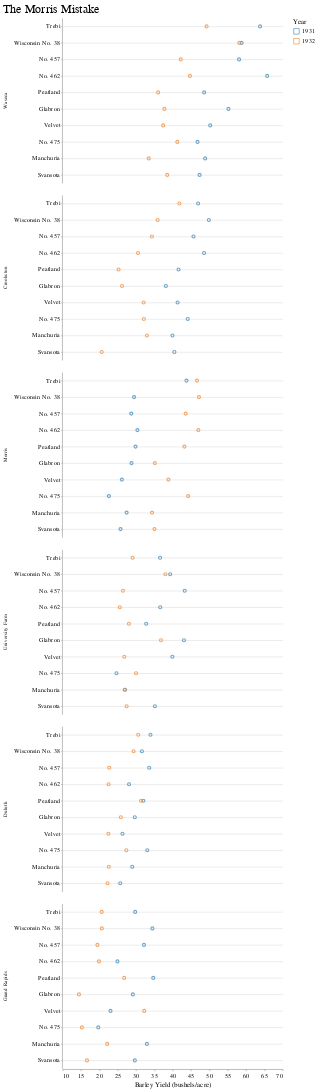

The notebook cell this image was saved under:
### Code cell
source = data.barley()

alt.Chart(source, title="The Morris Mistake").mark_point().encode(
    alt.X(
        'yield:Q',
        title="Barley Yield (bushels/acre)",
        scale=alt.Scale(zero=False),
        axis=alt.Axis(grid=False)
    ),
    alt.Y(
        'variety:N',
        title="",
        sort=alt.EncodingSortField(field='yield', op='sum', order='descending'),
        scale=alt.Scale(rangeStep=20),
        axis=alt.Axis(grid=True)
    ),
    color=alt.Color('year:N', legend=alt.Legend(title="Year")),
    row=alt.Row(
        'site:N',
        title="",
        sort=alt.EncodingSortField(field='yield', op='sum', order='descending'),
    )
).configure_view(stroke="transparent", width=400, height=300)

### Figure 1 — Vega-Lite specification as saved in the notebook (floating-point values rounded to 4 significant figures)
{"$schema": "https://vega.github.io/schema/vega-lite/v2.6.0.json", "config": {"arc": {"fill": "#82c6df"}, "area": {"fill": "#82c6df"}, "axis": {"labelFont": "Benton Gothic, sans", "labelFontSize": 11.5, "labelFontWeight": "normal", "titleFont": "Benton Gothic Bold, sans", "titleFontSize": 13, "titleFontWeight": "normal"}, "axisX": {"labelAngle": 0, "labelPadding": 4, "tickSize": 3}, "axisY": {"labelBaseline": "middle", "maxExtent": 45, "minExtent": 45, "tickSize": 2, "titleAlign": "left", "titleAngle": 0, "titleX": -45, "titleY": -11}, "background": "#ffffff", "bar": {"fill": "#82c6df"}, "legend": {"labelFont": "Benton Gothic, sans", "labelFontSize": 11.5, "symbolType": "square", "titleFont": "Benton Gothic Bold, sans", "titleFontSize": 13, "titleFontWeight": "normal"}, "line": {"stroke": "#82c6df", "strokeWidth": 3}, "path": {"stroke": "#82c6df"}, "range": {"category": ["#3580b1", "#ec8431", "#ab7fb4", "#c89d29", "#adc839", "#829eb1"], "diverging": ["#e68a4f", "#f4bb6a", "#f9e39c", "#dadfe2", "#a6b7c6", "#849eae"], "heatmap": ["#fbf2c7", "#f9e39c", "#f8d36e", "#f4bb6a", "#e68a4f", "#d15a40", "#ab4232"], "ordinal": ["#fbf2c7", "#f9e39c", "#f8d36e", "#f4bb6a", "#e68a4f", "#d15a40", "#ab4232"], "ramp": ["#fbf2c7", "#f9e39c", "#f8d36e", "#f4bb6a", "#e68a4f", "#d15a40", "#ab4232"]}, "rect": {"fill": "#82c6df"}, "shape": {"stroke": "#82c6df"}, "symbol": {"fill": "#82c6df", "size": 30}, "title": {"anchor": "start", "font": "Benton Gothic Bold, sans", "fontColor": "#000000", "fontSize": 22, "fontWeight": ["normal"]}, "view": {"height": 300, "stroke": "transparent", "width": 400}}, "data": {"name": "data-093ece8c35bb2d41094cfb6138ec810b"}, "datasets": {"data-093ece8c35bb2d41094cfb6138ec810b": [{"site": "University Farm", "variety": "Manchuria", "year": 1931, "yield": 27}, {"site": "Waseca", "variety": "Manchuria", "year": 1931, "yield": 48.87}, {"site": "Morris", "variety": "Manchuria", "year": 1931, "yield": 27.43}, {"site": "Crookston", "variety": "Manchuria", "year": 1931, "yield": 39.93}, {"site": "Grand Rapids", "variety": "Manchuria", "year": 1931, "yield": 32.97}, {"site": "Duluth", "variety": "Manchuria", "year": 1931, "yield": 28.97}, {"site": "University Farm", "variety": "Glabron", "year": 1931, "yield": 43.07}, {"site": "Waseca", "variety": "Glabron", "year": 1931, "yield": 55.2}, {"site": "Morris", "variety": "Glabron", "year": 1931, "yield": 28.77}, {"site": "Crookston", "variety": "Glabron", "year": 1931, "yield": 38.13}, {"site": "Grand Rapids", "variety": "Glabron", "year": 1931, "yield": 29.13}, {"site": "Duluth", "variety": "Glabron", "year": 1931, "yield": 29.67}, {"site": "University Farm", "variety": "Svansota", "year": 1931, "yield": 35.13}, {"site": "Waseca", "variety": "Svansota", "year": 1931, "yield": 47.33}, {"site": "Morris", "variety": "Svansota", "year": 1931, "yield": 25.77}, {"site": "Crookston", "variety": "Svansota", "year": 1931, "yield": 40.47}, {"site": "Grand Rapids", "variety": "Svansota", "year": 1931, "yield": 29.67}, {"site": "Duluth", "variety": "Svansota", "year": 1931, "yield": 25.7}, {"site": "University Farm", "variety": "Velvet", "year": 1931, "yield": 39.9}, {"site": "Waseca", "variety": "Velvet", "year": 1931, "yield": 50.23}, {"site": "Morris", "variety": "Velvet", "year": 1931, "yield": 26.13}, {"site": "Crookston", "variety": "Velvet", "year": 1931, "yield": 41.33}, {"site": "Grand Rapids", "variety": "Velvet", "year": 1931, "yield": 23.03}, {"site": "Duluth", "variety": "Velvet", "year": 1931, "yield": 26.3}, {"site": "University Farm", "variety": "Trebi", "year": 1931, "yield": 36.57}, {"site": "Waseca", "variety": "Trebi", "year": 1931, "yield": 63.83}, {"site": "Morris", "variety": "Trebi", "year": 1931, "yield": 43.77}, {"site": "Crookston", "variety": "Trebi", "year": 1931, "yield": 46.93}, {"site": "Grand Rapids", "variety": "Trebi", "year": 1931, "yield": 29.77}, {"site": "Duluth", "variety": "Trebi", "year": 1931, "yield": 33.93}, {"site": "University Farm", "variety": "No. 457", "year": 1931, "yield": 43.27}, {"site": "Waseca", "variety": "No. 457", "year": 1931, "yield": 58.1}, {"site": "Morris", "variety": "No. 457", "year": 1931, "yield": 28.7}, {"site": "Crookston", "variety": "No. 457", "year": 1931, "yield": 45.67}, {"site": "Grand Rapids", "variety": "No. 457", "year": 1931, "yield": 32.17}, {"site": "Duluth", "variety": "No. 457", "year": 1931, "yield": 33.6}, {"site": "University Farm", "variety": "No. 462", "year": 1931, "yield": 36.6}, {"site": "Waseca", "variety": "No. 462", "year": 1931, "yield": 65.77}, {"site": "Morris", "variety": "No. 462", "year": 1931, "yield": 30.37}, {"site": "Crookston", "variety": "No. 462", "year": 1931, "yield": 48.57}, {"site": "Grand Rapids", "variety": "No. 462", "year": 1931, "yield": 24.93}, {"site": "Duluth", "variety": "No. 462", "year": 1931, "yield": 28.1}, {"site": "University Farm", "variety": "Peatland", "year": 1931, "yield": 32.77}, {"site": "Waseca", "variety": "Peatland", "year": 1931, "yield": 48.57}, {"site": "Morris", "variety": "Peatland", "year": 1931, "yield": 29.87}, {"site": "Crookston", "variety": "Peatland", "year": 1931, "yield": 41.6}, {"site": "Grand Rapids", "variety": "Peatland", "year": 1931, "yield": 34.7}, {"site": "Duluth", "variety": "Peatland", "year": 1931, "yield": 32}, {"site": "University Farm", "variety": "No. 475", "year": 1931, "yield": 24.67}, {"site": "Waseca", "variety": "No. 475", "year": 1931, "yield": 46.77}, {"site": "Morris", "variety": "No. 475", "year": 1931, "yield": 22.6}, {"site": "Crookston", "variety": "No. 475", "year": 1931, "yield": 44.1}, {"site": "Grand Rapids", "variety": "No. 475", "year": 1931, "yield": 19.7}, {"site": "Duluth", "variety": "No. 475", "year": 1931, "yield": 33.07}, {"site": "University Farm", "variety": "Wisconsin No. 38", "year": 1931, "yield": 39.3}, {"site": "Waseca", "variety": "Wisconsin No. 38", "year": 1931, "yield": 58.8}, {"site": "Morris", "variety": "Wisconsin No. 38", "year": 1931, "yield": 29.47}, {"site": "Crookston", "variety": "Wisconsin No. 38", "year": 1931, "yield": 49.87}, {"site": "Grand Rapids", "variety": "Wisconsin No. 38", "year": 1931, "yield": 34.47}, {"site": "Duluth", "variety": "Wisconsin No. 38", "year": 1931, "yield": 31.6}, {"site": "University Farm", "variety": "Manchuria", "year": 1932, "yield": 26.9}, {"site": "Waseca", "variety": "Manchuria", "year": 1932, "yield": 33.47}, {"site": "Morris", "variety": "Manchuria", "year": 1932, "yield": 34.37}, {"site": "Crookston", "variety": "Manchuria", "year": 1932, "yield": 32.97}, {"site": "Grand Rapids", "variety": "Manchuria", "year": 1932, "yield": 22.13}, {"site": "Duluth", "variety": "Manchuria", "year": 1932, "yield": 22.57}, {"site": "University Farm", "variety": "Glabron", "year": 1932, "yield": 36.8}, {"site": "Waseca", "variety": "Glabron", "year": 1932, "yield": 37.73}, {"site": "Morris", "variety": "Glabron", "year": 1932, "yield": 35.13}, {"site": "Crookston", "variety": "Glabron", "year": 1932, "yield": 26.17}, {"site": "Grand Rapids", "variety": "Glabron", "year": 1932, "yield": 14.43}, {"site": "Duluth", "variety": "Glabron", "year": 1932, "yield": 25.87}, {"site": "University Farm", "variety": "Svansota", "year": 1932, "yield": 27.43}, {"site": "Waseca", "variety": "Svansota", "year": 1932, "yield": 38.5}, {"site": "Morris", "variety": "Svansota", "year": 1932, "yield": 35.03}, {"site": "Crookston", "variety": "Svansota", "year": 1932, "yield": 20.63}, {"site": "Grand Rapids", "variety": "Svansota", "year": 1932, "yield": 16.63}, {"site": "Duluth", "variety": "Svansota", "year": 1932, "yield": 22.23}, {"site": "University Farm", "variety": "Velvet", "year": 1932, "yield": 26.8}, {"site": "Waseca", "variety": "Velvet", "year": 1932, "yield": 37.4}, {"site": "Morris", "variety": "Velvet", "year": 1932, "yield": 38.83}, {"site": "Crookston", "variety": "Velvet", "year": 1932, "yield": 32.07}, {"site": "Grand Rapids", "variety": "Velvet", "year": 1932, "yield": 32.23}, {"site": "Duluth", "variety": "Velvet", "year": 1932, "yield": 22.47}, {"site": "University Farm", "variety": "Trebi", "year": 1932, "yield": 29.07}, {"site": "Waseca", "variety": "Trebi", "year": 1932, "yield": 49.23}, {"site": "Morris", "variety": "Trebi", "year": 1932, "yield": 46.63}, {"site": "Crookston", "variety": "Trebi", "year": 1932, "yield": 41.83}, {"site": "Grand Rapids", "variety": "Trebi", "year": 1932, "yield": 20.63}, {"site": "Duluth", "variety": "Trebi", "year": 1932, "yield": 30.6}, {"site": "University Farm", "variety": "No. 457", "year": 1932, "yield": 26.43}, {"site": "Waseca", "variety": "No. 457", "year": 1932, "yield": 42.2}, {"site": "Morris", "variety": "No. 457", "year": 1932, "yield": 43.53}, {"site": "Crookston", "variety": "No. 457", "year": 1932, "yield": 34.33}, {"site": "Grand Rapids", "variety": "No. 457", "year": 1932, "yield": 19.47}, {"site": "Duluth", "variety": "No. 457", "year": 1932, "yield": 22.7}, {"site": "University Farm", "variety": "No. 462", "year": 1932, "yield": 25.57}, {"site": "Waseca", "variety": "No. 462", "year": 1932, "yield": 44.7}, {"site": "Morris", "variety": "No. 462", "year": 1932, "yield": 47}, {"site": "Crookston", "variety": "No. 462", "year": 1932, "yield": 30.53}, {"site": "Grand Rapids", "variety": "No. 462", "year": 1932, "yield": 19.9}, {"site": "Duluth", "variety": "No. 462", "year": 1932, "yield": 22.5}, {"site": "University Farm", "variety": "Peatland", "year": 1932, "yield": 28.07}, {"site": "Waseca", "variety": "Peatland", "year": 1932, "yield": 36.03}, {"site": "Morris", "variety": "Peatland", "year": 1932, "yield": 43.2}, {"site": "Crookston", "variety": "Peatland", "year": 1932, "yield": 25.23}, {"site": "Grand Rapids", "variety": "Peatland", "year": 1932, "yield": 26.77}, {"site": "Duluth", "variety": "Peatland", "year": 1932, "yield": 31.37}, {"site": "University Farm", "variety": "No. 475", "year": 1932, "yield": 30}, {"site": "Waseca", "variety": "No. 475", "year": 1932, "yield": 41.27}, {"site": "Morris", "variety": "No. 475", "year": 1932, "yield": 44.23}, {"site": "Crookston", "variety": "No. 475", "year": 1932, "yield": 32.13}, {"site": "Grand Rapids", "variety": "No. 475", "year": 1932, "yield": 15.23}, {"site": "Duluth", "variety": "No. 475", "year": 1932, "yield": 27.37}, {"site": "University Farm", "variety": "Wisconsin No. 38", "year": 1932, "yield": 38}, {"site": "Waseca", "variety": "Wisconsin No. 38", "year": 1932, "yield": 58.17}, {"site": "Morris", "variety": "Wisconsin No. 38", "year": 1932, "yield": 47.17}, {"site": "Crookston", "variety": "Wisconsin No. 38", "year": 1932, "yield": 35.9}, {"site": "Grand Rapids", "variety": "Wisconsin No. 38", "year": 1932, "yield": 20.67}, {"site": "Duluth", "variety": "Wisconsin No. 38", "year": 1932, "yield": 29.33}]}, "encoding": {"color": {"field": "year", "legend": {"title": "Year"}, "type": "nominal"}, "row": {"field": "site", "sort": {"field": "yield", "op": "sum", "order": "descending"}, "title": "", "type": "nominal"}, "x": {"axis": {"grid": false}, "field": "yield", "scale": {"zero": false}, "title": "Barley Yield (bushels/acre)", "type": "quantitative"}, "y": {"axis": {"grid": true}, "field": "variety", "scale": {"rangeStep": 20}, "sort": {"field": "yield", "op": "sum", "order": "descending"}, "title": "", "type": "nominal"}}, "mark": "point", "title": "The Morris Mistake"}
